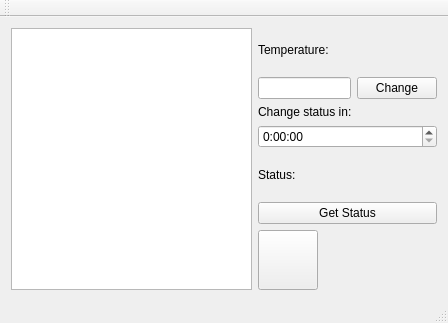
<?xml version="1.0" encoding="UTF-8"?>
<ui version="4.0">
 <class>AirControlPoint</class>
 <widget class="QMainWindow" name="AirControlPoint">
  <property name="geometry">
   <rect>
    <x>0</x>
    <y>0</y>
    <width>448</width>
    <height>323</height>
   </rect>
  </property>
  <property name="windowTitle">
   <string>Air Control Point</string>
  </property>
  <widget class="QWidget" name="centralWidget">
   <layout class="QHBoxLayout" name="horizontalLayout">
    <item>
     <widget class="QListWidget" name="li_devices"/>
    </item>
    <item>
     <layout class="QVBoxLayout" name="verticalLayout">
      <item>
       <widget class="QLabel" name="label">
        <property name="text">
         <string>Temperature:</string>
        </property>
       </widget>
      </item>
      <item>
       <layout class="QHBoxLayout" name="horizontalLayout_2">
        <item>
         <widget class="QLineEdit" name="insert_temp"/>
        </item>
        <item>
         <widget class="QPushButton" name="b_temp">
          <property name="text">
           <string>Change</string>
          </property>
         </widget>
        </item>
       </layout>
      </item>
      <item>
       <layout class="QVBoxLayout" name="verticalLayout_2">
        <item>
         <widget class="QLabel" name="label_3">
          <property name="text">
           <string>Change status in:</string>
          </property>
         </widget>
        </item>
        <item>
         <widget class="QTimeEdit" name="timeEdit">
          <property name="currentSection">
           <enum>QDateTimeEdit::SecondSection</enum>
          </property>
          <property name="displayFormat">
           <string>h:mm:ss</string>
          </property>
         </widget>
        </item>
       </layout>
      </item>
      <item>
       <widget class="QLabel" name="label_2">
        <property name="text">
         <string>Status:</string>
        </property>
       </widget>
      </item>
      <item>
       <widget class="QPushButton" name="pushButton_2">
        <property name="text">
         <string>Get Status</string>
        </property>
       </widget>
      </item>
      <item>
       <widget class="QPushButton" name="pushButton">
        <property name="sizePolicy">
         <sizepolicy hsizetype="Minimum" vsizetype="Minimum">
          <horstretch>0</horstretch>
          <verstretch>0</verstretch>
         </sizepolicy>
        </property>
        <property name="minimumSize">
         <size>
          <width>60</width>
          <height>60</height>
         </size>
        </property>
        <property name="maximumSize">
         <size>
          <width>60</width>
          <height>60</height>
         </size>
        </property>
        <property name="focusPolicy">
         <enum>Qt::StrongFocus</enum>
        </property>
        <property name="text">
         <string/>
        </property>
        <property name="icon">
         <iconset>
          <normaloff>:/figs/vermelho.jpg</normaloff>:/figs/vermelho.jpg</iconset>
        </property>
        <property name="iconSize">
         <size>
          <width>60</width>
          <height>60</height>
         </size>
        </property>
       </widget>
      </item>
     </layout>
    </item>
   </layout>
  </widget>
  <widget class="QMenuBar" name="menuBar">
   <property name="geometry">
    <rect>
     <x>0</x>
     <y>0</y>
     <width>448</width>
     <height>23</height>
    </rect>
   </property>
  </widget>
  <widget class="QToolBar" name="mainToolBar">
   <attribute name="toolBarArea">
    <enum>TopToolBarArea</enum>
   </attribute>
   <attribute name="toolBarBreak">
    <bool>false</bool>
   </attribute>
  </widget>
  <widget class="QStatusBar" name="statusBar"/>
 </widget>
 <layoutdefault spacing="6" margin="11"/>
 <resources/>
 <connections/>
</ui>
